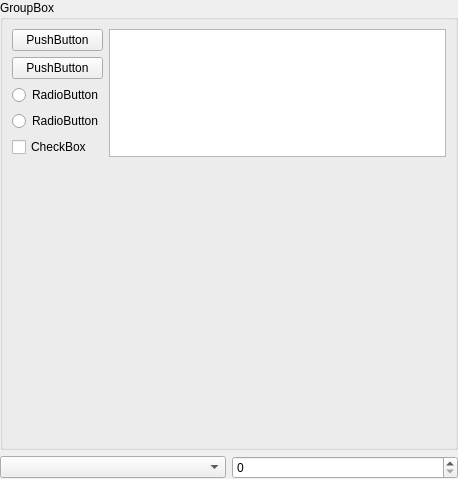
<?xml version="1.0" encoding="UTF-8"?>
<ui version="4.0">
 <class>ExampleSettingsPage</class>
 <widget class="QWidget" name="ExampleSettingsPage">
  <property name="geometry">
   <rect>
    <x>0</x>
    <y>0</y>
    <width>458</width>
    <height>479</height>
   </rect>
  </property>
  <property name="windowTitle">
   <string>Form</string>
  </property>
  <layout class="QGridLayout" name="gridLayout_2">
   <property name="margin">
    <number>0</number>
   </property>
   <item row="0" column="0" colspan="2">
    <widget class="QGroupBox" name="groupBox">
     <property name="title">
      <string>GroupBox</string>
     </property>
     <layout class="QGridLayout" name="gridLayout">
      <item row="0" column="0">
       <widget class="QPushButton" name="pushButton">
        <property name="text">
         <string>PushButton</string>
        </property>
       </widget>
      </item>
      <item row="0" column="1" rowspan="5">
       <widget class="QListView" name="listView"/>
      </item>
      <item row="1" column="0">
       <widget class="QPushButton" name="pushButton_2">
        <property name="text">
         <string>PushButton</string>
        </property>
       </widget>
      </item>
      <item row="2" column="0">
       <widget class="QRadioButton" name="radioButton">
        <property name="text">
         <string>RadioButton</string>
        </property>
       </widget>
      </item>
      <item row="3" column="0">
       <widget class="QRadioButton" name="radioButton_2">
        <property name="text">
         <string>RadioButton</string>
        </property>
       </widget>
      </item>
      <item row="4" column="0">
       <widget class="QCheckBox" name="checkBox">
        <property name="text">
         <string>CheckBox</string>
        </property>
       </widget>
      </item>
      <item row="5" column="1">
       <spacer name="verticalSpacer">
        <property name="orientation">
         <enum>Qt::Vertical</enum>
        </property>
        <property name="sizeHint" stdset="0">
         <size>
          <width>20</width>
          <height>40</height>
         </size>
        </property>
       </spacer>
      </item>
     </layout>
    </widget>
   </item>
   <item row="1" column="0">
    <widget class="QComboBox" name="comboBox"/>
   </item>
   <item row="1" column="1">
    <widget class="QSpinBox" name="spinBox"/>
   </item>
  </layout>
 </widget>
 <resources>
  <include location="../../object_viewer_qt.qrc"/>
 </resources>
 <connections/>
</ui>
